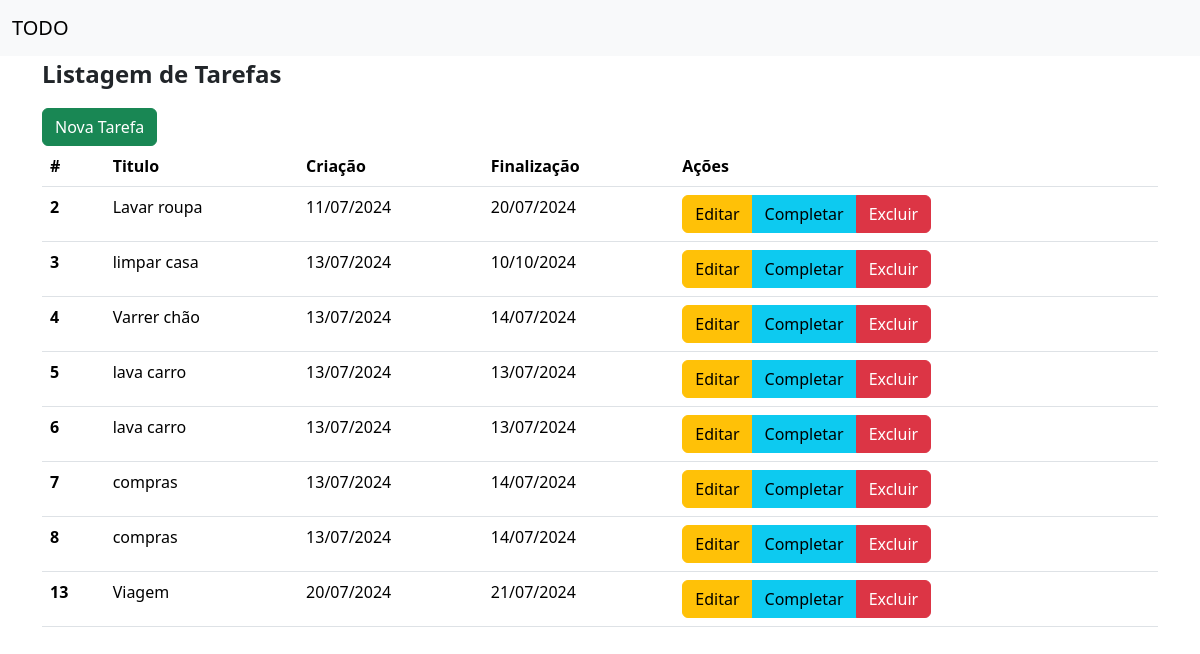
The page / on the database its author committed.
### todos/models.py (models this page shows)
class Todo(models.Model):
    titulo = models.CharField(verbose_name='Titulo da Tarefa', max_length=150, null=False, blank=False)
    dtCriacao = models.DateTimeField(verbose_name='Data da Criação', auto_now_add=True, null=False, blank=False)
    dtFinalizado = models.DateTimeField(verbose_name='Data da Finalização', null=True, blank=True)

### todos/views.py (the view)
# urls.py: path("", todoListarView.as_view(template_name="todos/todolistar.html"), name="todo_listar"),
class todoListarView(ListView):
    model = Todo  # classe deve usar o modelo ToDo (.\todos\models.py)

### todos/templates/todos/todolistar.html (shortened to what this page needs)
{% extends 'padrao.html' %}
{% block subtitulo %}
  Listagem de Tarefas
{% endblock %}
{% block conteudo %}
  <a href="{% url 'todo_criar' %}" type="button" class="btn btn-success">Nova Tarefa</a>
  <table class="table">
    <thead>
      <tr>
        <th scope="col">#</th>
        <th scope="col">Titulo</th>
        <th scope="col">Criação</th>
        <th scope="col">Finalização</th>
        <th scope="col">Ações</th>
      </tr>
    </thead>
    <tbody>
      {% for tarefa in todo_list %}
        <tr>
          <th scope="row">{{ tarefa.id }}</th>
          <td>{{ tarefa.titulo }}</td>
          <td>{{ tarefa.dtCriacao|date:'SHORT_DATE_FORMAT' }}</td>
          <td>{{ tarefa.dtFinalizado|date:'SHORT_DATE_FORMAT'|default:'-' }}</td>
          <td>
            <div class="btn-group" role="group" aria-label="Basic mixed styles example">
              <button type="button" class="btn btn-warning" onclick="window.location.href='{% url 'todo_atualizar' pk=tarefa.pk %}'">Editar</button>
              <button type="button" class="btn btn-info" onclick="window.location.href='{% url 'todo_completar' pk=tarefa.pk %}'">Completar</button>
              <button type="button" class="btn btn-danger" onclick="window.location.href='{% url 'todo_deletar' pk=tarefa.pk %}'">Excluir</button>
            </div>
          </td>
        </tr>
      {% endfor %}
    </tbody>
  </table>
{% endblock %}

### todos/templates/padrao.html (shortened to what this page needs)
<!DOCTYPE html>
<html lang="pt-BR">
  <head>
    <link href="https://cdn.jsdelivr.net/npm/bootstrap@5.3.3/dist/css/bootstrap.min.css" rel="stylesheet" />
  </head>
  <body>
    <nav class="navbar navbar-expand-lg bg-body-tertiary">
      <div class="container-fluid">
        <a class="navbar-brand" href="#">TODO</a>
      </div>
    </nav>
    <main class="container">
      <p class="text-start fs-4 fw-bold">
        {% block subtitulo %}
        {% endblock %}
      </p>
      {% block conteudo %}
      {% endblock %}
    </main>
  </body>
</html>

### rows shown on the page
Todo: id "2", titulo "Lavar roupa", dtCriacao "11/07/2024", dtFinalizado "20/07/2024"
Todo: id "3", titulo "limpar casa", dtCriacao "13/07/2024", dtFinalizado "10/10/2024"
Todo: id "4", titulo "Varrer chão", dtCriacao "13/07/2024", dtFinalizado "14/07/2024"
Todo: id "5", titulo "lava carro", dtCriacao "13/07/2024", dtFinalizado "13/07/2024"
Todo: id "6", titulo "lava carro", dtCriacao "13/07/2024", dtFinalizado "13/07/2024"
Todo: id "7", titulo "compras", dtCriacao "13/07/2024", dtFinalizado "14/07/2024"
Todo: id "8", titulo "compras", dtCriacao "13/07/2024", dtFinalizado "14/07/2024"
Todo: id "13", titulo "Viagem", dtCriacao "20/07/2024", dtFinalizado "21/07/2024"
